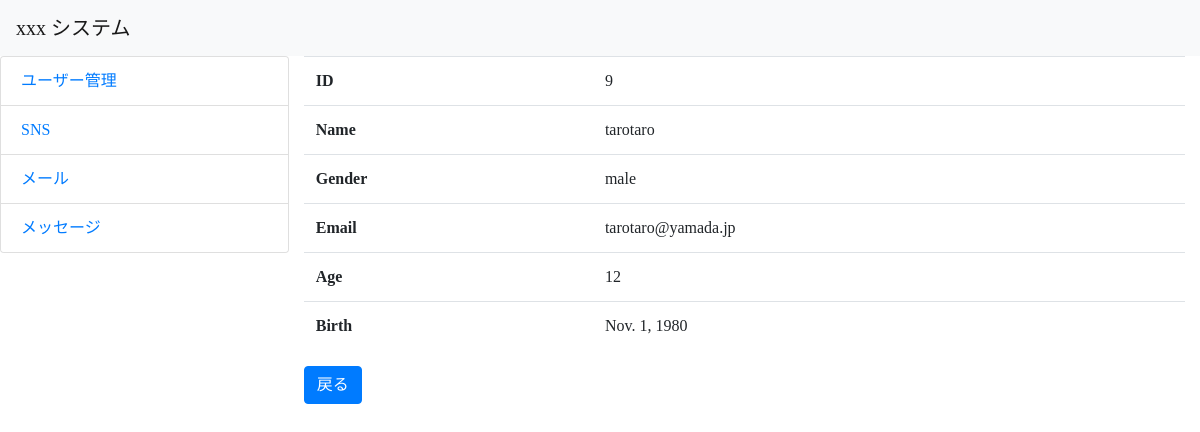
The page /hello/detail/9 on the database its author committed.
### hello/models.py (models this page shows, shortened)
class Friend(models.Model):
    name = models.CharField(max_length=100)
    mail = models.EmailField(max_length=200)
    gender = models.BooleanField()
    age = models.IntegerField(validators=[ \
          MinValueValidator(0), \
          MaxValueValidator(150)])
    birthday = models.DateField()

### hello/views.py (the view)
# urls.py: path('detail/<int:pk>', views.HelloDetailView.as_view(), name = 'detail'),
class HelloDetailView(DetailView):
    model = Friend
    form_class = FriendForm
    template_name = "hello/detail.html"
    def get_context_data(self, **kwargs):
        context = super().get_context_data(**kwargs)
        context["title"] = "ユーザー詳細画面"
        return context

### hello/templates/hello/detail.html (shortened to what this page needs)
{% extends "layout.html" %}
{% block content %}
<table class="table">
    <tr><th>ID</th><td>{{friend.id}}</td></tr>
    <tr><th>Name</th><td>{{friend.name}}</td></tr>
    <tr><th>Gender</th>
    <td>
        {% if friend.gender == False %}male{% endif %}
    </td></tr>
    <tr><th>Email</th><td>{{friend.mail}}</td></tr>
    <tr><th>Age</th><td>{{friend.age}}</td></tr>
    <tr><th>Birth</th><td>{{friend.birthday}}</td></tr>
</table>
<input
    type="button"
    class="btn btn-primary"
    onclick="location.href='/hello'"
    value="戻る">
{% endblock %}

### rows shown on the page
Friend: id "9", name "tarotaro", mail "tarotaro@yamada.jp", age "12", birthday "Nov. 1, 1980"
